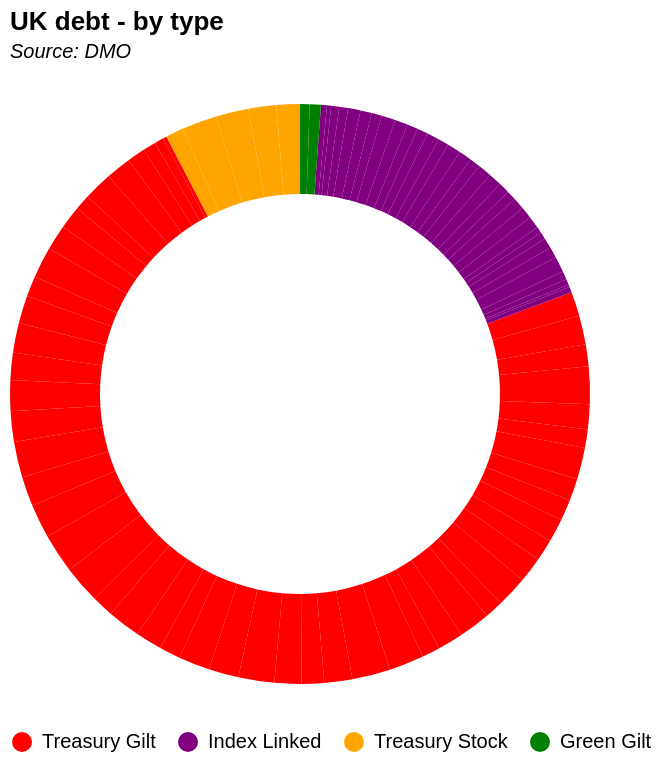

This figure's Vega-Lite source:
### Vega-Lite specification from a JSON file in a GitHub repository (floating-point values rounded to 4 significant figures)
{"$schema": "https://vega.github.io/schema/vega-lite/v5.json", "description": "Donut chart of UK debt", "title": {"text": "UK debt - by type", "subtitle": ["Source: DMO", ""], "subtitleFontStyle": "italic", "subtitleFontSize": 10, "anchor": "start", "color": "black"}, "view": {"stroke": "transparent"}, "height": 300, "width": 290, "data": {"values": [{"rawType": "2½% Index-linked Treasury Stock 2024", "coupon": "2½", "giltType": "Index Linked", "code": "GB0008983024", "redemptionDate": " 17-Jul-2024", "issueDate": " 30-Dec-1986", "divDates": "17 Jan/Jul", "divNextDate": " 06-Jan-2023", "issueAmount": "6821", "baseRPI": "97.667931", "amountINCinfUplift": "22363", "issueYear": "1986", "totalCumulative": "6821", "id": "1"}, {"rawType": "4 1/8% Index-linked Treasury Stock 2030", "coupon": "1/8", "giltType": "Index Linked", "code": "GB0008932666", "redemptionDate": " 22-Jul-2030", "issueDate": " 12-Jun-1992", "divDates": "22 Jan/Jul", "divNextDate": " 12-Jan-2023", "issueAmount": "4841", "baseRPI": "135.10001", "amountINCinfUplift": "11474", "issueYear": "1992", "totalCumulative": "11662", "id": "2"}, {"rawType": "6% Treasury Stock 2028", "coupon": "6", "giltType": "Treasury Stock", "code": "GB0002404191", "redemptionDate": " 07-Dec-2028", "issueDate": " 29-Jan-1998", "divDates": "7 Jun/Dec", "divNextDate": " 28-Nov-2022", "issueAmount": "20256", "baseRPI": "", "amountINCinfUplift": "", "issueYear": "1998", "totalCumulative": "31918", "id": "3"}, {"rawType": "4¼% Treasury Stock 2032", "coupon": "4¼", "giltType": "Treasury Stock", "code": "GB0004893086", "redemptionDate": " 07-Jun-2032", "issueDate": " 25-May-2000", "divDates": "7 Jun/Dec", "divNextDate": " 28-Nov-2022", "issueAmount": "40331", "baseRPI": "", "amountINCinfUplift": "", "issueYear": "2000", "totalCumulative": "72249", "id": "4"}, {"rawType": "5% Treasury Stock 2025", "coupon": "5", "giltType": "Treasury Stock", "code": "GB0030880693", "redemptionDate": " 07-Mar-2025", "issueDate": " 27-Sep-2001", "divDates": "7 Mar/Sep", "divNextDate": " 24-Feb-2023", "issueAmount": "37339", "baseRPI": "", "amountINCinfUplift": "", "issueYear": "2001", "totalCumulative": "109588", "id": "5"}, {"rawType": "2% Index-linked Treasury Stock 2035", "coupon": "2", "giltType": "Index Linked", "code": "GB0031790826", "redemptionDate": " 26-Jan-2035", "issueDate": " 11-Jul-2002", "divDates": "26 Jan/Jul", "divNextDate": " 17-Jan-2023", "issueAmount": "9084", "baseRPI": "173.60001", "amountINCinfUplift": "16755", "issueYear": "2002", "totalCumulative": "118672", "id": "6"}, {"rawType": "4¼% Treasury Stock 2036", "coupon": "4¼", "giltType": "Treasury Stock", "code": "GB0032452392", "redemptionDate": " 07-Mar-2036", "issueDate": " 27-Feb-2003", "divDates": "7 Mar/Sep", "divNextDate": " 24-Feb-2023", "issueAmount": "31682", "baseRPI": "", "amountINCinfUplift": "", "issueYear": "2003", "totalCumulative": "150354", "id": "7"}, {"rawType": "4¾% Treasury Stock 2038", "coupon": "4¾", "giltType": "Treasury Stock", "code": "GB00B00NY175", "redemptionDate": " 07-Dec-2038", "issueDate": " 23-Apr-2004", "divDates": "7 Jun/Dec", "divNextDate": " 28-Nov-2022", "issueAmount": "26827", "baseRPI": "", "amountINCinfUplift": "", "issueYear": "2004", "totalCumulative": "177181", "id": "8"}, {"rawType": "1¼% Index-linked Treasury Gilt 2055", "coupon": "1¼", "giltType": "Index Linked", "code": "GB00B0CNHZ09", "redemptionDate": " 22-Nov-2055", "issueDate": " 23-Sep-2005", "divDates": "22 May/Nov", "divNextDate": " 11-Nov-2022", "issueAmount": "10169", "baseRPI": "192.2", "amountINCinfUplift": "18227", "issueYear": "2005", "totalCumulative": "187350", "id": "9"}, {"rawType": "4¼% Treasury Gilt 2055", "coupon": "4¼", "giltType": "Treasury Gilt", "code": "GB00B06YGN05", "redemptionDate": " 07-Dec-2055", "issueDate": " 27-May-2005", "divDates": "7 Jun/Dec", "divNextDate": " 28-Nov-2022", "issueAmount": "27671", "baseRPI": "", "amountINCinfUplift": "", "issueYear": "2005", "totalCumulative": "215021", "id": "10"}, {"rawType": "4¼% Treasury Gilt 2027", "coupon": "4¼", "giltType": "Treasury Gilt", "code": "GB00B16NNR78", "redemptionDate": " 07-Dec-2027", "issueDate": " 06-Sep-2006", "divDates": "7 Jun/Dec", "divNextDate": " 28-Nov-2022", "issueAmount": "33003", "baseRPI": "", "amountINCinfUplift": "", "issueYear": "2006", "totalCumulative": "248024", "id": "11"}, {"rawType": "1¼% Index-linked Treasury Gilt 2027", "coupon": "1¼", "giltType": "Index Linked", "code": "GB00B128DH60", "redemptionDate": " 22-Nov-2027", "issueDate": " 26-Apr-2006", "divDates": "22 May/Nov", "divNextDate": " 11-Nov-2022", "issueAmount": "14170", "baseRPI": "194.06667", "amountINCinfUplift": "25154", "issueYear": "2006", "totalCumulative": "262194", "id": "12"}, {"rawType": "4¼% Treasury Gilt 2046", "coupon": "4¼", "giltType": "Treasury Gilt", "code": "GB00B128DP45", "redemptionDate": " 07-Dec-2046", "issueDate": " 12-May-2006", "divDates": "7 Jun/Dec", "divNextDate": " 28-Nov-2022", "issueAmount": "25124", "baseRPI": "", "amountINCinfUplift": "", "issueYear": "2006", "totalCumulative": "287318", "id": "13"}, {"rawType": "1 1/8% Index-linked Treasury Gilt 2037", "coupon": "1/8", "giltType": "Index Linked", "code": "GB00B1L6W962", "redemptionDate": " 22-Nov-2037", "issueDate": " 21-Feb-2007", "divDates": "22 May/Nov", "divNextDate": " 11-Nov-2022", "issueAmount": "13066", "baseRPI": "202.24286", "amountINCinfUplift": "22255", "issueYear": "2007", "totalCumulative": "300384", "id": "14"}, {"rawType": "4¾% Treasury Gilt 2030", "coupon": "4¾", "giltType": "Treasury Gilt", "code": "GB00B24FF097", "redemptionDate": " 07-Dec-2030", "issueDate": " 03-Oct-2007", "divDates": "7 Jun/Dec", "divNextDate": " 28-Nov-2022", "issueAmount": "42819", "baseRPI": "", "amountINCinfUplift": "", "issueYear": "2007", "totalCumulative": "343203", "id": "15"}, {"rawType": "4½% Treasury Gilt 2042", "coupon": "4½", "giltType": "Treasury Gilt", "code": "GB00B1VWPJ53", "redemptionDate": " 07-Dec-2042", "issueDate": " 06-Jun-2007", "divDates": "7 Jun/Dec", "divNextDate": " 28-Nov-2022", "issueAmount": "28354", "baseRPI": "", "amountINCinfUplift": "", "issueYear": "2007", "totalCumulative": "371557", "id": "16"}, {"rawType": "0¾% Index-linked Treasury Gilt 2047", "coupon": "0¾", "giltType": "Index Linked", "code": "GB00B24FFM16", "redemptionDate": " 22-Nov-2047", "issueDate": " 21-Nov-2007", "divDates": "22 May/Nov", "divNextDate": " 11-Nov-2022", "issueAmount": "11687", "baseRPI": "207.76666", "amountINCinfUplift": "19377", "issueYear": "2007", "totalCumulative": "383244", "id": "17"}, {"rawType": "1 7/8% Index-linked Treasury Gilt 2022", "coupon": "7/8", "giltType": "Index Linked", "code": "GB00B1Z5HQ14", "redemptionDate": " 22-Nov-2022", "issueDate": " 11-Jul-2007", "divDates": "22 May/Nov", "divNextDate": " 11-Nov-2022", "issueAmount": "15743", "baseRPI": "205.65807", "amountINCinfUplift": "26554", "issueYear": "2007", "totalCumulative": "398987", "id": "18"}, {"rawType": "1¼% Index-linked Treasury Gilt 2032", "coupon": "1¼", "giltType": "Index Linked", "code": "GB00B3D4VD98", "redemptionDate": " 22-Nov-2032", "issueDate": " 29-Oct-2008", "divDates": "22 May/Nov", "divNextDate": " 11-Nov-2022", "issueAmount": "14657", "baseRPI": "217.13226", "amountINCinfUplift": "23254", "issueYear": "2008", "totalCumulative": "413644", "id": "19"}, {"rawType": "4¼% Treasury Gilt 2049", "coupon": "4¼", "giltType": "Treasury Gilt", "code": "GB00B39R3707", "redemptionDate": " 07-Dec-2049", "issueDate": " 03-Sep-2008", "divDates": "7 Jun/Dec", "divNextDate": " 28-Nov-2022", "issueAmount": "21047", "baseRPI": "", "amountINCinfUplift": "", "issueYear": "2008", "totalCumulative": "434691", "id": "20"}, {"rawType": "0½% Index-linked Treasury Gilt 2050", "coupon": "0½", "giltType": "Index Linked", "code": "GB00B421JZ66", "redemptionDate": " 22-Mar-2050", "issueDate": " 25-Sep-2009", "divDates": "22 Mar/Sep", "divNextDate": " 13-Mar-2023", "issueAmount": "12221", "baseRPI": "213.39999", "amountINCinfUplift": "19729", "issueYear": "2009", "totalCumulative": "446912", "id": "21"}, {"rawType": "0 5/8% Index-linked Treasury Gilt 2042", "coupon": "5/8", "giltType": "Index Linked", "code": "GB00B3MYD345", "redemptionDate": " 22-Nov-2042", "issueDate": " 24-Jul-2009", "divDates": "22 May/Nov", "divNextDate": " 11-Nov-2022", "issueAmount": "12559", "baseRPI": "212.46452", "amountINCinfUplift": "20364", "issueYear": "2009", "totalCumulative": "459471", "id": "22"}, {"rawType": "4½% Treasury Gilt 2034", "coupon": "4½", "giltType": "Treasury Gilt", "code": "GB00B52WS153", "redemptionDate": " 07-Sep-2034", "issueDate": " 17-Jun-2009", "divDates": "7 Mar/Sep", "divNextDate": " 24-Feb-2023", "issueAmount": "36261", "baseRPI": "", "amountINCinfUplift": "", "issueYear": "2009", "totalCumulative": "495732", "id": "23"}, {"rawType": "4% Treasury Gilt 2060", "coupon": "4", "giltType": "Treasury Gilt", "code": "GB00B54QLM75", "redemptionDate": " 22-Jan-2060", "issueDate": " 22-Oct-2009", "divDates": "22 Jan/Jul", "divNextDate": " 12-Jan-2023", "issueAmount": "25132", "baseRPI": "", "amountINCinfUplift": "", "issueYear": "2009", "totalCumulative": "520864", "id": "24"}, {"rawType": "4¼% Treasury Gilt 2039", "coupon": "4¼", "giltType": "Treasury Gilt", "code": "GB00B3KJDS62", "redemptionDate": " 07-Sep-2039", "issueDate": " 05-Mar-2009", "divDates": "7 Mar/Sep", "divNextDate": " 24-Feb-2023", "issueAmount": "24235", "baseRPI": "", "amountINCinfUplift": "", "issueYear": "2009", "totalCumulative": "545099", "id": "25"}, {"rawType": "4¼% Treasury Gilt 2040", "coupon": "4¼", "giltType": "Treasury Gilt", "code": "GB00B6460505", "redemptionDate": " 07-Dec-2040", "issueDate": " 30-Jun-2010", "divDates": "7 Jun/Dec", "divNextDate": " 28-Nov-2022", "issueAmount": "26449", "baseRPI": "", "amountINCinfUplift": "", "issueYear": "2010", "totalCumulative": "571548", "id": "26"}, {"rawType": "0 5/8% Index-linked Treasury Gilt 2040", "coupon": "5/8", "giltType": "Index Linked", "code": "GB00B3LZBF68", "redemptionDate": " 22-Mar-2040", "issueDate": " 28-Jan-2010", "divDates": "22 Mar/Sep", "divNextDate": " 13-Mar-2023", "issueAmount": "14090", "baseRPI": "216.52258", "amountINCinfUplift": "22417", "issueYear": "2010", "totalCumulative": "585638", "id": "27"}, {"rawType": "0 3/8% Index-linked Treasury Gilt 2062", "coupon": "3/8", "giltType": "Index Linked", "code": "GB00B4PTCY75", "redemptionDate": " 22-Mar-2062", "issueDate": " 26-Oct-2011", "divDates": "22 Mar/Sep", "divNextDate": " 13-Mar-2023", "issueAmount": "12480", "baseRPI": "235.82903", "amountINCinfUplift": "18230", "issueYear": "2011", "totalCumulative": "598118", "id": "28"}, {"rawType": "0 1/8% Index-linked Treasury Gilt 2029", "coupon": "1/8", "giltType": "Index Linked", "code": "GB00B3Y1JG82", "redemptionDate": " 22-Mar-2029", "issueDate": " 23-Nov-2011", "divDates": "22 Mar/Sep", "divNextDate": " 13-Mar-2023", "issueAmount": "15459", "baseRPI": "237.42", "amountINCinfUplift": "22430", "issueYear": "2011", "totalCumulative": "613577", "id": "29"}, {"rawType": "0¾% Index-linked Treasury Gilt 2034", "coupon": "0¾", "giltType": "Index Linked", "code": "GB00B46CGH68", "redemptionDate": " 22-Mar-2034", "issueDate": " 25-May-2011", "divDates": "22 Mar/Sep", "divNextDate": " 13-Mar-2023", "issueAmount": "14570", "baseRPI": "232.22903", "amountINCinfUplift": "21614", "issueYear": "2011", "totalCumulative": "628147", "id": "30"}, {"rawType": "3¾% Treasury Gilt 2052", "coupon": "3¾", "giltType": "Treasury Gilt", "code": "GB00B6RNH572", "redemptionDate": " 22-Jul-2052", "issueDate": " 28-Sep-2011", "divDates": "22 Jan/Jul", "divNextDate": " 12-Jan-2023", "issueAmount": "25114", "baseRPI": "", "amountINCinfUplift": "", "issueYear": "2011", "totalCumulative": "653261", "id": "31"}, {"rawType": "0¼% Index-linked Treasury Gilt 2052", "coupon": "0¼", "giltType": "Index Linked", "code": "GB00B73ZYW09", "redemptionDate": " 22-Mar-2052", "issueDate": " 26-Sep-2012", "divDates": "22 Mar/Sep", "divNextDate": " 13-Mar-2023", "issueAmount": "12366", "baseRPI": "242.05", "amountINCinfUplift": "17600", "issueYear": "2012", "totalCumulative": "665627", "id": "32"}, {"rawType": "3¼% Treasury Gilt 2044", "coupon": "3¼", "giltType": "Treasury Gilt", "code": "GB00B84Z9V04", "redemptionDate": " 22-Jan-2044", "issueDate": " 24-Oct-2012", "divDates": "22 Jan/Jul", "divNextDate": " 12-Jan-2023", "issueAmount": "29109", "baseRPI": "", "amountINCinfUplift": "", "issueYear": "2012", "totalCumulative": "694736", "id": "33"}, {"rawType": "0 1/8% Index-linked Treasury Gilt 2044", "coupon": "1/8", "giltType": "Index Linked", "code": "GB00B7RN0G65", "redemptionDate": " 22-Mar-2044", "issueDate": " 25-Jul-2012", "divDates": "22 Mar/Sep", "divNextDate": " 13-Mar-2023", "issueAmount": "15726", "baseRPI": "242.42258", "amountINCinfUplift": "22346", "issueYear": "2012", "totalCumulative": "710462", "id": "34"}, {"rawType": "0 1/8% Index-linked Treasury Gilt 2024", "coupon": "1/8", "giltType": "Index Linked", "code": "GB00B85SFQ54", "redemptionDate": " 22-Mar-2024", "issueDate": " 12-Oct-2012", "divDates": "22 Mar/Sep", "divNextDate": " 13-Mar-2023", "issueAmount": "15244", "baseRPI": "242.41936", "amountINCinfUplift": "21662", "issueYear": "2012", "totalCumulative": "725706", "id": "35"}, {"rawType": "0 1/8% Index-linked Treasury Gilt 2068", "coupon": "1/8", "giltType": "Index Linked", "code": "GB00BDX8CX86", "redemptionDate": " 22-Mar-2068", "issueDate": " 25-Sep-2013", "divDates": "22 Mar/Sep", "divNextDate": " 13-Mar-2023", "issueAmount": "12600", "baseRPI": "249.7", "amountINCinfUplift": "17383", "issueYear": "2013", "totalCumulative": "738306", "id": "36"}, {"rawType": "2¼% Treasury Gilt 2023", "coupon": "2¼", "giltType": "Treasury Gilt", "code": "GB00B7Z53659", "redemptionDate": " 07-Sep-2023", "issueDate": " 12-Jun-2013", "divDates": "7 Mar/Sep", "divNextDate": " 24-Feb-2023", "issueAmount": "35922", "baseRPI": "", "amountINCinfUplift": "", "issueYear": "2013", "totalCumulative": "774228", "id": "37"}, {"rawType": "3½% Treasury Gilt 2068", "coupon": "3½", "giltType": "Treasury Gilt", "code": "GB00BBJNQY21", "redemptionDate": " 22-Jul-2068", "issueDate": " 26-Jun-2013", "divDates": "22 Jan/Jul", "divNextDate": " 12-Jan-2023", "issueAmount": "20743", "baseRPI": "", "amountINCinfUplift": "", "issueYear": "2013", "totalCumulative": "794971", "id": "38"}, {"rawType": "2¾% Treasury Gilt 2024", "coupon": "2¾", "giltType": "Treasury Gilt", "code": "GB00BHBFH458", "redemptionDate": " 07-Sep-2024", "issueDate": " 12-Mar-2014", "divDates": "7 Mar/Sep", "divNextDate": " 24-Feb-2023", "issueAmount": "35806", "baseRPI": "", "amountINCinfUplift": "", "issueYear": "2014", "totalCumulative": "830777", "id": "39"}, {"rawType": "0 1/8% Index-linked Treasury Gilt 2058", "coupon": "1/8", "giltType": "Index Linked", "code": "GB00BP9DLZ64", "redemptionDate": " 22-Mar-2058", "issueDate": " 30-Jul-2014", "divDates": "22 Mar/Sep", "divNextDate": " 13-Mar-2023", "issueAmount": "10953", "baseRPI": "255.8871", "amountINCinfUplift": "14746", "issueYear": "2014", "totalCumulative": "841730", "id": "40"}, {"rawType": "3½% Treasury Gilt 2045", "coupon": "3½", "giltType": "Treasury Gilt", "code": "GB00BN65R313", "redemptionDate": " 22-Jan-2045", "issueDate": " 25-Jun-2014", "divDates": "22 Jan/Jul", "divNextDate": " 12-Jan-2023", "issueAmount": "29404", "baseRPI": "", "amountINCinfUplift": "", "issueYear": "2014", "totalCumulative": "871134", "id": "41"}, {"rawType": "0 1/8% Index-linked Treasury Gilt 2046", "coupon": "1/8", "giltType": "Index Linked", "code": "GB00BYMWG366", "redemptionDate": " 22-Mar-2046", "issueDate": " 24-Jun-2015", "divDates": "22 Mar/Sep", "divNextDate": " 13-Mar-2023", "issueAmount": "13486", "baseRPI": "257.79001", "amountINCinfUplift": "18021", "issueYear": "2015", "totalCumulative": "884620", "id": "42"}, {"rawType": "2½% Treasury Gilt 2065", "coupon": "2½", "giltType": "Treasury Gilt", "code": "GB00BYYMZX75", "redemptionDate": " 22-Jul-2065", "issueDate": " 21-Oct-2015", "divDates": "22 Jan/Jul", "divNextDate": " 12-Jan-2023", "issueAmount": "20575", "baseRPI": "", "amountINCinfUplift": "", "issueYear": "2015", "totalCumulative": "905195", "id": "43"}, {"rawType": "0 1/8% Index-linked Treasury Gilt 2026", "coupon": "1/8", "giltType": "Index Linked", "code": "GB00BYY5F144", "redemptionDate": " 22-Mar-2026", "issueDate": " 16-Jul-2015", "divDates": "22 Mar/Sep", "divNextDate": " 13-Mar-2023", "issueAmount": "13455", "baseRPI": "258.24194", "amountINCinfUplift": "17948", "issueYear": "2015", "totalCumulative": "918650", "id": "44"}, {"rawType": "2% Treasury Gilt 2025", "coupon": "2", "giltType": "Treasury Gilt", "code": "GB00BTHH2R79", "redemptionDate": " 07-Sep-2025", "issueDate": " 20-Mar-2015", "divDates": "7 Mar/Sep", "divNextDate": " 24-Feb-2023", "issueAmount": "39934", "baseRPI": "", "amountINCinfUplift": "", "issueYear": "2015", "totalCumulative": "958584", "id": "45"}, {"rawType": "0 1/8% Index-linked Treasury Gilt 2036", "coupon": "1/8", "giltType": "Index Linked", "code": "GB00BYZW3J87", "redemptionDate": " 22-Nov-2036", "issueDate": " 11-Mar-2016", "divDates": "22 May/Nov", "divNextDate": " 11-Nov-2022", "issueAmount": "13905", "baseRPI": "260.01935", "amountINCinfUplift": "18422", "issueYear": "2016", "totalCumulative": "972489", "id": "46"}, {"rawType": "0 1/8% Index-Linked Treasury Gilt 2056", "coupon": "1/8", "giltType": "Index Linked", "code": "GB00BYVP4K94", "redemptionDate": " 22-Nov-2056", "issueDate": " 30-Nov-2016", "divDates": "22 May/Nov", "divNextDate": " 11-Nov-2022", "issueAmount": "7147", "baseRPI": "264.88333", "amountINCinfUplift": "9294", "issueYear": "2016", "totalCumulative": "979636", "id": "47"}, {"rawType": "1½% Treasury Gilt 2026", "coupon": "1½", "giltType": "Treasury Gilt", "code": "GB00BYZW3G56", "redemptionDate": " 22-Jul-2026", "issueDate": " 18-Feb-2016", "divDates": "22 Jan/Jul", "divNextDate": " 12-Jan-2023", "issueAmount": "43651", "baseRPI": "", "amountINCinfUplift": "", "issueYear": "2016", "totalCumulative": "1023287", "id": "48"}, {"rawType": "1¾% Treasury Gilt 2037", "coupon": "1¾", "giltType": "Treasury Gilt", "code": "GB00BZB26Y51", "redemptionDate": " 07-Sep-2037", "issueDate": " 09-Nov-2016", "divDates": "7 Mar/Sep", "divNextDate": " 24-Feb-2023", "issueAmount": "31968", "baseRPI": "", "amountINCinfUplift": "", "issueYear": "2016", "totalCumulative": "1055255", "id": "49"}, {"rawType": "0 1/8% Index-linked Treasury Gilt 2065", "coupon": "1/8", "giltType": "Index Linked", "code": "GB00BD9MZZ71", "redemptionDate": " 22-Nov-2065", "issueDate": " 24-Feb-2016", "divDates": "22 May/Nov", "divNextDate": " 11-Nov-2022", "issueAmount": "8125", "baseRPI": "260.43448", "amountINCinfUplift": "10747", "issueYear": "2016", "totalCumulative": "1063380", "id": "50"}, {"rawType": "1½% Treasury Gilt 2047", "coupon": "1½", "giltType": "Treasury Gilt", "code": "GB00BDCHBW80", "redemptionDate": " 22-Jul-2047", "issueDate": " 21-Sep-2016", "divDates": "22 Jan/Jul", "divNextDate": " 12-Jan-2023", "issueAmount": "25721", "baseRPI": "", "amountINCinfUplift": "", "issueYear": "2016", "totalCumulative": "1089101", "id": "51"}, {"rawType": "1¾% Treasury Gilt 2057", "coupon": "1¾", "giltType": "Treasury Gilt", "code": "GB00BD0XH204", "redemptionDate": " 22-Jul-2057", "issueDate": " 25-Jan-2017", "divDates": "22 Jan/Jul", "divNextDate": " 12-Jan-2023", "issueAmount": "30741", "baseRPI": "", "amountINCinfUplift": "", "issueYear": "2017", "totalCumulative": "1119842", "id": "52"}, {"rawType": "1¼% Treasury Gilt 2027", "coupon": "1¼", "giltType": "Treasury Gilt", "code": "GB00BDRHNP05", "redemptionDate": " 22-Jul-2027", "issueDate": " 15-Mar-2017", "divDates": "22 Jan/Jul", "divNextDate": " 12-Jan-2023", "issueAmount": "40987", "baseRPI": "", "amountINCinfUplift": "", "issueYear": "2017", "totalCumulative": "1160829", "id": "53"}, {"rawType": "0 1/8% Index-linked Treasury Gilt 2048", "coupon": "1/8", "giltType": "Index Linked", "code": "GB00BZ13DV40", "redemptionDate": " 10-Aug-2048", "issueDate": " 08-Nov-2017", "divDates": "10 Feb/Aug", "divNextDate": " 01-Feb-2023", "issueAmount": "11781", "baseRPI": "274.79333", "amountINCinfUplift": "14769", "issueYear": "2017", "totalCumulative": "1172610", "id": "54"}, {"rawType": "0¾% Treasury Gilt 2023", "coupon": "0¾", "giltType": "Treasury Gilt", "code": "GB00BF0HZ991", "redemptionDate": " 22-Jul-2023", "issueDate": " 20-Jul-2017", "divDates": "22 Jan/Jul", "divNextDate": " 12-Jan-2023", "issueAmount": "34359", "baseRPI": "", "amountINCinfUplift": "", "issueYear": "2017", "totalCumulative": "1206969", "id": "55"}, {"rawType": "0 1/8% Index-linked Treasury Gilt 2041", "coupon": "1/8", "giltType": "Index Linked", "code": "GB00BGDYHF49", "redemptionDate": " 10-Aug-2041", "issueDate": " 12-Jul-2018", "divDates": "10 Feb/Aug", "divNextDate": " 01-Feb-2023", "issueAmount": "12447", "baseRPI": "280.05484", "amountINCinfUplift": "15311", "issueYear": "2018", "totalCumulative": "1219416", "id": "56"}, {"rawType": "1% Treasury Gilt 2024", "coupon": "1", "giltType": "Treasury Gilt", "code": "GB00BFWFPL34", "redemptionDate": " 22-Apr-2024", "issueDate": " 25-Jul-2018", "divDates": "22 Apr/Oct", "divNextDate": " 13-Oct-2022", "issueAmount": "35638", "baseRPI": "", "amountINCinfUplift": "", "issueYear": "2018", "totalCumulative": "1255054", "id": "57"}, {"rawType": "1 5/8% Treasury Gilt 2071", "coupon": "5/8", "giltType": "Treasury Gilt", "code": "GB00BFMCN652", "redemptionDate": " 22-Oct-2071", "issueDate": " 16-May-2018", "divDates": "22 Apr/Oct", "divNextDate": " 13-Oct-2022", "issueAmount": "24158", "baseRPI": "", "amountINCinfUplift": "", "issueYear": "2018", "totalCumulative": "1279212", "id": "58"}, {"rawType": "1¾% Treasury Gilt 2049", "coupon": "1¾", "giltType": "Treasury Gilt", "code": "GB00BFWFPP71", "redemptionDate": " 22-Jan-2049", "issueDate": " 12-Sep-2018", "divDates": "22 Jan/Jul", "divNextDate": " 12-Jan-2023", "issueAmount": "30224", "baseRPI": "", "amountINCinfUplift": "", "issueYear": "2018", "totalCumulative": "1309436", "id": "59"}, {"rawType": "1 5/8% Treasury Gilt 2028", "coupon": "5/8", "giltType": "Treasury Gilt", "code": "GB00BFX0ZL78", "redemptionDate": " 22-Oct-2028", "issueDate": " 16-Mar-2018", "divDates": "22 Apr/Oct", "divNextDate": " 13-Oct-2022", "issueAmount": "37855", "baseRPI": "", "amountINCinfUplift": "", "issueYear": "2018", "totalCumulative": "1347291", "id": "60"}, {"rawType": "0 1/8% Index-linked Treasury Gilt 2028", "coupon": "1/8", "giltType": "Index Linked", "code": "GB00BZ1NTB69", "redemptionDate": " 10-Aug-2028", "issueDate": " 21-Jun-2018", "divDates": "10 Feb/Aug", "divNextDate": " 01-Feb-2023", "issueAmount": "17937", "baseRPI": "279.23334", "amountINCinfUplift": "22129", "issueYear": "2018", "totalCumulative": "1365228", "id": "61"}, {"rawType": "1 5/8% Treasury Gilt 2054", "coupon": "5/8", "giltType": "Treasury Gilt", "code": "GB00BJLR0J16", "redemptionDate": " 22-Oct-2054", "issueDate": " 15-May-2019", "divDates": "22 Apr/Oct", "divNextDate": " 13-Oct-2022", "issueAmount": "24581", "baseRPI": "", "amountINCinfUplift": "", "issueYear": "2019", "totalCumulative": "1389809", "id": "62"}, {"rawType": "0 7/8% Treasury Gilt 2029", "coupon": "7/8", "giltType": "Treasury Gilt", "code": "GB00BJMHB534", "redemptionDate": " 22-Oct-2029", "issueDate": " 19-Jun-2019", "divDates": "22 Apr/Oct", "divNextDate": " 13-Oct-2022", "issueAmount": "43620", "baseRPI": "", "amountINCinfUplift": "", "issueYear": "2019", "totalCumulative": "1433429", "id": "63"}, {"rawType": "0 5/8% Treasury Gilt 2025", "coupon": "5/8", "giltType": "Treasury Gilt", "code": "GB00BK5CVX03", "redemptionDate": " 07-Jun-2025", "issueDate": " 03-Jul-2019", "divDates": "7 Jun/Dec", "divNextDate": " 28-Nov-2022", "issueAmount": "44623", "baseRPI": "", "amountINCinfUplift": "", "issueYear": "2019", "totalCumulative": "1478052", "id": "64"}, {"rawType": "0 3/8% Treasury Gilt 2030", "coupon": "3/8", "giltType": "Treasury Gilt", "code": "GB00BL68HH02", "redemptionDate": " 22-Oct-2030", "issueDate": " 13-May-2020", "divDates": "22 Apr/Oct", "divNextDate": " 13-Oct-2022", "issueAmount": "38904", "baseRPI": "", "amountINCinfUplift": "", "issueYear": "2020", "totalCumulative": "1516956", "id": "65"}, {"rawType": "1¼ % Treasury Gilt 2041", "coupon": "1¼", "giltType": "Treasury Gilt", "code": "GB00BJQWYH73", "redemptionDate": " 22-Oct-2041", "issueDate": " 22-Jan-2020", "divDates": "22 Apr/Oct", "divNextDate": " 13-Oct-2022", "issueAmount": "33817", "baseRPI": "", "amountINCinfUplift": "", "issueYear": "2020", "totalCumulative": "1550773", "id": "66"}, {"rawType": "0¼% Treasury Gilt 2031", "coupon": "0¼", "giltType": "Treasury Gilt", "code": "GB00BMGR2809", "redemptionDate": " 31-Jul-2031", "issueDate": " 13-Nov-2020", "divDates": "31 Jan/Jul", "divNextDate": " 20-Jan-2023", "issueAmount": "40636", "baseRPI": "", "amountINCinfUplift": "", "issueYear": "2020", "totalCumulative": "1591409", "id": "67"}, {"rawType": "0 5/8% Treasury Gilt 2035", "coupon": "5/8", "giltType": "Treasury Gilt", "code": "GB00BMGR2916", "redemptionDate": " 31-Jul-2035", "issueDate": " 09-Sep-2020", "divDates": "31 Jan/Jul", "divNextDate": " 20-Jan-2023", "issueAmount": "34817", "baseRPI": "", "amountINCinfUplift": "", "issueYear": "2020", "totalCumulative": "1626226", "id": "68"}, {"rawType": "0 1/8% Treasury Gilt 2026", "coupon": "1/8", "giltType": "Treasury Gilt", "code": "GB00BL68HJ26", "redemptionDate": " 30-Jan-2026", "issueDate": " 03-Jun-2020", "divDates": "30 Jan/Jul", "divNextDate": " 19-Jan-2023", "issueAmount": "35316", "baseRPI": "", "amountINCinfUplift": "", "issueYear": "2020", "totalCumulative": "1661542", "id": "69"}, {"rawType": "0 1/8% Treasury Gilt 2028", "coupon": "1/8", "giltType": "Treasury Gilt", "code": "GB00BMBL1G81", "redemptionDate": " 31-Jan-2028", "issueDate": " 12-Jun-2020", "divDates": "31 Jan/Jul", "divNextDate": " 20-Jan-2023", "issueAmount": "31032", "baseRPI": "", "amountINCinfUplift": "", "issueYear": "2020", "totalCumulative": "1692574", "id": "70"}, {"rawType": "0 1/8% Treasury Gilt 2023", "coupon": "1/8", "giltType": "Treasury Gilt", "code": "GB00BL68HG94", "redemptionDate": " 31-Jan-2023", "issueDate": " 08-Apr-2020", "divDates": "31 Jan/Jul", "divNextDate": " 20-Jan-2023", "issueAmount": "33824", "baseRPI": "", "amountINCinfUplift": "", "issueYear": "2020", "totalCumulative": "1726398", "id": "71"}, {"rawType": "0 5/8% Treasury Gilt 2050", "coupon": "5/8", "giltType": "Treasury Gilt", "code": "GB00BMBL1F74", "redemptionDate": " 22-Oct-2050", "issueDate": " 10-Jun-2020", "divDates": "22 Apr/Oct", "divNextDate": " 13-Oct-2022", "issueAmount": "31916", "baseRPI": "", "amountINCinfUplift": "", "issueYear": "2020", "totalCumulative": "1758314", "id": "72"}, {"rawType": "0½% Treasury Gilt 2061", "coupon": "0½", "giltType": "Treasury Gilt", "code": "GB00BMBL1D50", "redemptionDate": " 22-Oct-2061", "issueDate": " 20-May-2020", "divDates": "22 Apr/Oct", "divNextDate": " 13-Oct-2022", "issueAmount": "23386", "baseRPI": "", "amountINCinfUplift": "", "issueYear": "2020", "totalCumulative": "1781700", "id": "73"}, {"rawType": "0 1/8% Treasury Gilt 2024", "coupon": "1/8", "giltType": "Treasury Gilt", "code": "GB00BMGR2791", "redemptionDate": " 31-Jan-2024", "issueDate": " 07-Oct-2020", "divDates": "31 Jan/Jul", "divNextDate": " 20-Jan-2023", "issueAmount": "35551", "baseRPI": "", "amountINCinfUplift": "", "issueYear": "2020", "totalCumulative": "1817251", "id": "74"}, {"rawType": "0 1/8% Index-linked Treasury Gilt 2031", "coupon": "1/8", "giltType": "Index Linked", "code": "GB00BNNGP551", "redemptionDate": " 10-Aug-2031", "issueDate": " 28-Jan-2021", "divDates": "10 Feb/Aug", "divNextDate": " 01-Feb-2023", "issueAmount": "9563", "baseRPI": "293.60324", "amountINCinfUplift": "11221", "issueYear": "2021", "totalCumulative": "1826814", "id": "75"}, {"rawType": "0¼% Treasury Gilt 2025", "coupon": "0¼", "giltType": "Treasury Gilt", "code": "GB00BLPK7110", "redemptionDate": " 31-Jan-2025", "issueDate": " 02-Jul-2021", "divDates": "31 Jan/Jul", "divNextDate": " 20-Jan-2023", "issueAmount": "29353", "baseRPI": "", "amountINCinfUplift": "", "issueYear": "2021", "totalCumulative": "1856167", "id": "76"}, {"rawType": "1½% Green Gilt 2053", "coupon": "1½", "giltType": "Green Gilt", "code": "GB00BM8Z2V59", "redemptionDate": " 31-Jul-2053", "issueDate": " 22-Oct-2021", "divDates": "31 Jan/Jul", "divNextDate": " 20-Jan-2023", "issueAmount": "10854", "baseRPI": "", "amountINCinfUplift": "", "issueYear": "2021", "totalCumulative": "1867021", "id": "77"}, {"rawType": "1¼% Treasury Gilt 2051", "coupon": "1¼", "giltType": "Treasury Gilt", "code": "GB00BLH38158", "redemptionDate": " 31-Jul-2051", "issueDate": " 28-Apr-2021", "divDates": "31 Jan/Jul", "divNextDate": " 20-Jan-2023", "issueAmount": "26049", "baseRPI": "", "amountINCinfUplift": "", "issueYear": "2021", "totalCumulative": "1893070", "id": "78"}, {"rawType": "0½% Treasury Gilt 2029", "coupon": "0½", "giltType": "Treasury Gilt", "code": "GB00BLPK7227", "redemptionDate": " 31-Jan-2029", "issueDate": " 02-Sep-2021", "divDates": "31 Jan/Jul", "divNextDate": " 20-Jan-2023", "issueAmount": "17544", "baseRPI": "", "amountINCinfUplift": "", "issueYear": "2021", "totalCumulative": "1910614", "id": "79"}, {"rawType": "0 3/8% Treasury Gilt 2026", "coupon": "3/8", "giltType": "Treasury Gilt", "code": "GB00BNNGP668", "redemptionDate": " 22-Oct-2026", "issueDate": " 03-Mar-2021", "divDates": "22 Apr/Oct", "divNextDate": " 13-Oct-2022", "issueAmount": "32890", "baseRPI": "", "amountINCinfUplift": "", "issueYear": "2021", "totalCumulative": "1943504", "id": "80"}, {"rawType": "0 1/8% Index-linked Treasury Gilt 2051", "coupon": "1/8", "giltType": "Index Linked", "code": "GB00BNNGP882", "redemptionDate": " 22-Mar-2051", "issueDate": " 10-Feb-2021", "divDates": "22 Mar/Sep", "divNextDate": " 13-Mar-2023", "issueAmount": "6639", "baseRPI": "294.11072", "amountINCinfUplift": "7776", "issueYear": "2021", "totalCumulative": "1950143", "id": "81"}, {"rawType": "1% Treasury Gilt 2032", "coupon": "1", "giltType": "Treasury Gilt", "code": "GB00BM8Z2T38", "redemptionDate": " 31-Jan-2032", "issueDate": " 02-Dec-2021", "divDates": "31 Jan/Jul", "divNextDate": " 20-Jan-2023", "issueAmount": "28957", "baseRPI": "", "amountINCinfUplift": "", "issueYear": "2021", "totalCumulative": "1979100", "id": "82"}, {"rawType": "0 1/8% Index-linked Treasury Gilt 2073", "coupon": "1/8", "giltType": "Index Linked", "code": "GB00BM8Z2W66", "redemptionDate": " 22-Mar-2073", "issueDate": " 24-Nov-2021", "divDates": "22 Mar/Sep", "divNextDate": " 13-Mar-2023", "issueAmount": "2900", "baseRPI": "308.32001", "amountINCinfUplift": "3240", "issueYear": "2021", "totalCumulative": "1982000", "id": "83"}, {"rawType": "0 7/8% Treasury Gilt 2046", "coupon": "7/8", "giltType": "Treasury Gilt", "code": "GB00BNNGP775", "redemptionDate": " 31-Jan-2046", "issueDate": " 20-Jan-2021", "divDates": "31 Jan/Jul", "divNextDate": " 20-Jan-2023", "issueAmount": "20733", "baseRPI": "", "amountINCinfUplift": "", "issueYear": "2021", "totalCumulative": "2002733", "id": "84"}, {"rawType": "0 1/8% Index-linked Treasury Gilt 2039", "coupon": "1/8", "giltType": "Index Linked", "code": "GB00BLH38265", "redemptionDate": " 22-Mar-2039", "issueDate": " 26-May-2021", "divDates": "22 Mar/Sep", "divNextDate": " 13-Mar-2023", "issueAmount": "6303", "baseRPI": "296.7258", "amountINCinfUplift": "7317", "issueYear": "2021", "totalCumulative": "2009036", "id": "85"}, {"rawType": "0 7/8% Green Gilt 2033", "coupon": "7/8", "giltType": "Green Gilt", "code": "GB00BM8Z2S21", "redemptionDate": " 31-Jul-2033", "issueDate": " 22-Sep-2021", "divDates": "31 Jan/Jul", "divNextDate": " 20-Jan-2023", "issueAmount": "12742", "baseRPI": "", "amountINCinfUplift": "", "issueYear": "2021", "totalCumulative": "2021778", "id": "86"}, {"rawType": "1 1/8% Treasury Gilt 2039", "coupon": "1/8", "giltType": "Treasury Gilt", "code": "GB00BLPK7334", "redemptionDate": " 31-Jan-2039", "issueDate": " 14-Jul-2021", "divDates": "31 Jan/Jul", "divNextDate": " 20-Jan-2023", "issueAmount": "14816", "baseRPI": "", "amountINCinfUplift": "", "issueYear": "2021", "totalCumulative": "2036594", "id": "87"}, {"rawType": "1 1/8% Treasury Gilt 2073", "coupon": "1/8", "giltType": "Treasury Gilt", "code": "GB00BLBDX619", "redemptionDate": " 22-Oct-2073", "issueDate": " 09-Feb-2022", "divDates": "22 Apr/Oct", "divNextDate": " 13-Oct-2022", "issueAmount": "10107", "baseRPI": "", "amountINCinfUplift": "", "issueYear": "2022", "totalCumulative": "2046701", "id": "88"}, {"rawType": "4 1/8% Treasury Gilt 2027", "coupon": "1/8", "giltType": "Treasury Gilt", "code": "GB00BL6C7720", "redemptionDate": " 29-Jan-2027", "issueDate": " 13-Oct-2022", "divDates": "29 Jan/Jul", "divNextDate": " 19-Jan-2023", "issueAmount": "4445", "baseRPI": "", "amountINCinfUplift": "", "issueYear": "2022", "totalCumulative": "2051146", "id": "89"}]}, "mark": {"type": "arc", "innerRadius": 100}, "encoding": {"theta": {"field": "issueAmount", "type": "quantitative"}, "color": {"field": "giltType", "type": "nominal", "legend": {"title": null, "orient": "bottom"}, "scale": {"range": ["red", "purple", "orange", "green"]}, "sort": {"field": "name", "order": "descending", "op": "count"}}}}
